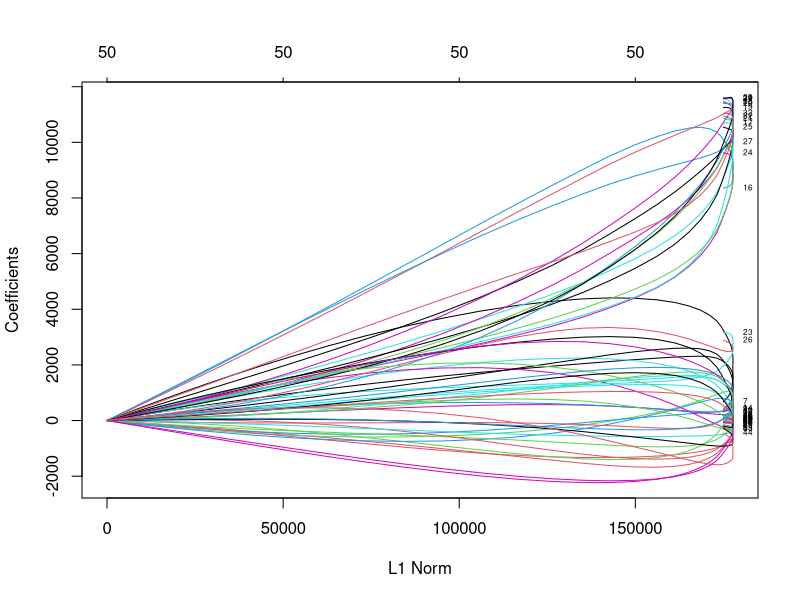
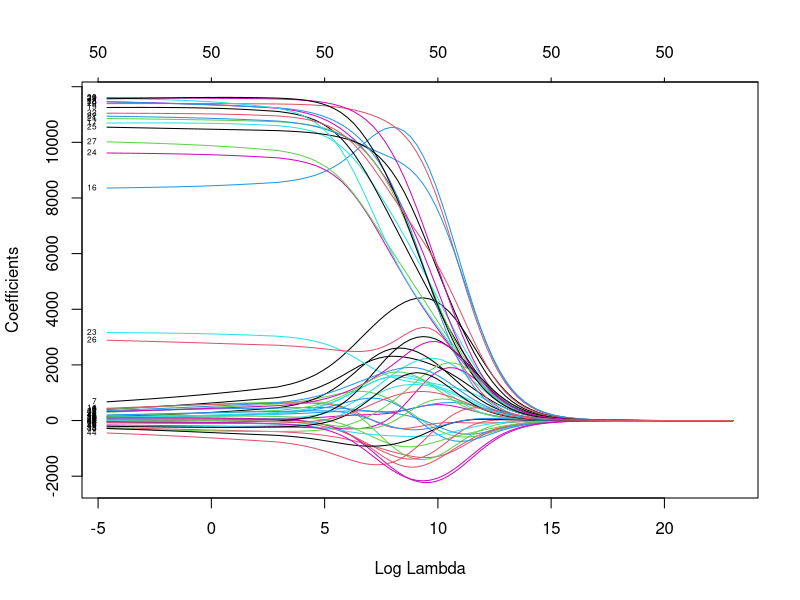
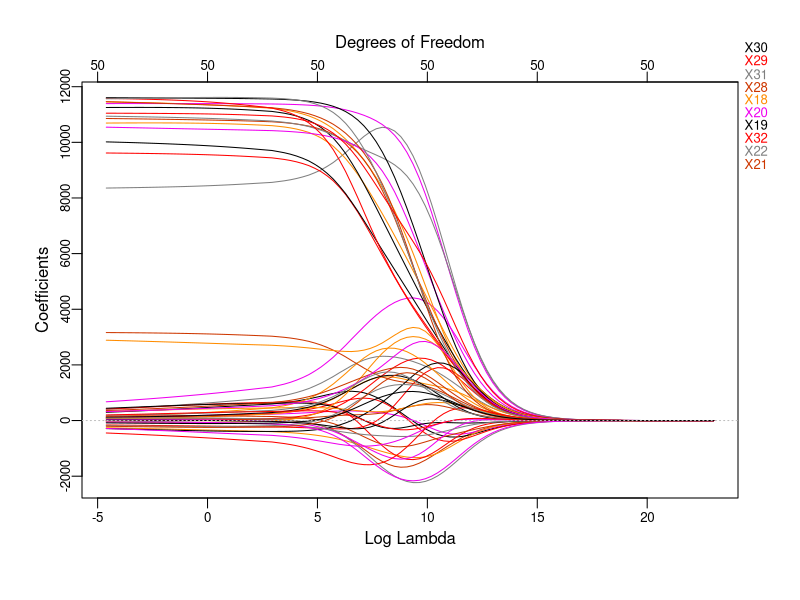
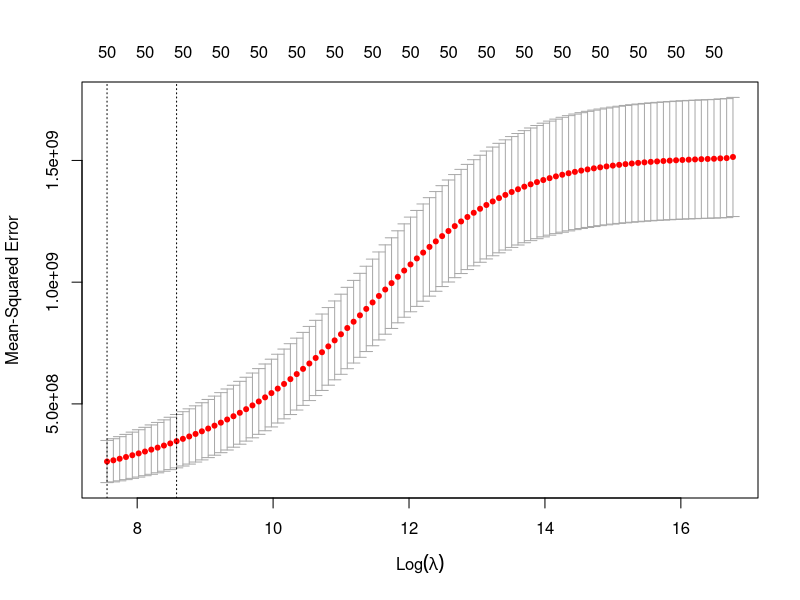

Generate these figures, in order, with R: (Note: this script raises an error after producing the figures.)
### Ragionando su quali regressori utilizzare ###

# Scartiamo a priori la tecnica di OLS poichè l'ordine di grandezza di p è circa pari a quello di n,
# quindi la varianza potrebbe aumentare e raggiungere l'overfitting.
# In questi casi, può essere più opportuno utilizzare metodi di regressione più robusti o regolarizzati,
# come la regressione ridge o la regressione lasso, che possono aiutare a gestire il problema di overfitting
# e migliorare la robustezza del modello.
# Prendiamo i valori dei coefficienti dei predictors che hanno un t-value maggiore e un Pr[|t|] minore;


# dato che l'ordine di grandezza di p è circa uguale a quella di n applicare OLS non è
# l'ideale perché la varianza diventa più grande e possiamo avere overfitting oltre a
# produrre stime completamente sballata

# Quando abbiamo un gran numero di predittori X nel modello, generalmente ce ne saranno molti
# che hanno scarso effetto o addirittura nessun effetto su Y. Lasciare queste variabili nel
# modello rende più difficile vedere le relazioni reali tra i predittori e la variabile dipendente
# (non vediamo bene il "quadro generale"), ed è difficile apprezzare l'effetto delle
# "variabili rilevanti" che descrivono Y. Il modello sarebbe più facile da interpretare rimuovendo
# le variabili non importanti, ovvero impostando i loro coefficienti a zero


####################################################
####################### Setup ######################
####################################################

library(glmnet)
library(plotmo)

# Carichiamo il dataset
data = read.csv("RegressionDataset_DA_group1.csv", header=T, na.strings ="?")

head(data)
# unique(unlist (lapply (Auto, function (x) which (is.na (x))))) #To find all the rows in a data frame with at least one NA
data=na.omit(data)

# Creo i due set
set.seed(1985) # Utilizziamo un seed fissato per la riprodurre l'esperimento

# Salvo in x e y i valori dell'intero dataset
x = model.matrix(Y~., data)[,-1] # Salvo in x tutti i valori tranne quelli di Y
y = data$Y # Salvo in y i valori della colonna Y

#library(ISLR)
#Hitters=na.omit(Hitters)
#x = model.matrix(Salary~., Hitters)[,-1] # without 1's
#y = Hitters$Salary

train=sample(1:nrow(x), 0.8*nrow(x)) # another typical approach to sample
test=(-train)
y.test=y[test]

#parameters
grid=10^seq(10,-2,length=100)
lambda_values <- seq(from = 0.0001, to = 10, by = 0.001)
set.seed (1985)

####################################################
###################### Ridge #######################
####################################################
ridge.mod=glmnet(x[train,],y[train],alpha=0,lambda=grid) # si esegue la refressione ridge
dev.new()
plot(ridge.mod,label = T)
dev.new()
plot(ridge.mod,label = T, xvar = "lambda")
dev.new(); plot_glmnet(ridge.mod, xvar = "lambda")
dim(coef(ridge.mod)) # dimensione dei coefficienti

############# perform cross-validation #############
# in particolare si usa un approccio di k-fold cross validation
cv.out=cv.glmnet(x[train,],y[train],alpha=0, nfolds=10)
dev.new()
plot(cv.out)
bestlam=cv.out$lambda.min; print(bestlam);print(log(bestlam))
# 1se sta per one standard error
print(cv.out$lambda.1se)
print(log(cv.out$lambda.1se))


ridge.pred = predict(ridge.mod, s=10, newx=x[test,])
min <- mean((ridge.pred-y.test)^2); mse_ridge
lambda_def=10
i=0
i
lambda_def
min
for (i in 1:length(lambda_values)) {
  # Effettuiamo la predizione utilizzando Ridge col migliore lambda
  ridge.pred = predict(ridge.mod, s=lambda_values[i], newx=x[test,])
  mse_ridge <- mean((ridge.pred-y.test)^2); mse_ridge
  if(mse_ridge<=min){
    min=mse_ridge
    lambda_def=lambda_values[i]
  }
}
i
lambda_def
min


# Effettuiamo la predizione utilizzando Ridge con lambda=0
ridge.pred=predict(ridge.mod,s=0,newx=x[test,],exact=T,x=x[train,],y=y[train])
mse_lm <- mean((ridge.pred-y.test)^2); mse_lm

# This represents a further improvement over the test MSE when lambda=4.
# Finally refit our ridge regression model on the full data set with the best lambda
out=glmnet(x,y,alpha=0)
ridge.coef = predict(out,type="coefficients",s=0)[1:51,]

# As expected, none of the coefficients are zero
# ridge regression does not perform variable selection!
dev.new()
plot(out,label = T, xvar = "lambda")
#install.packages("plotmo")

dev.new()
plot_glmnet(out)

####################################################
################### Print Results ##################
####################################################

# Given the evidence taken from the values in the summary, we can arrive at the number of most important predictors, which is 17.
# In particular, the predictors with bigger t-value and smaller Pr(>|t|) were choosen.
n <- 17 # number of top predictors you want to save
top_n <- which(ridge.coef >= sort(ridge.coef, decreasing = TRUE)[n])
# Finally, we took the vector with the best predictors estimate, we diveded by 100 and and we make the conversation in ASCII.
predictors_ridge <- round(ridge.coef[top_n]/100, digits = 0)
intToUtf8(predictors_ridge)

####################################################
###################### LASSO #######################
####################################################
# use the argument alpha = 1 to perform lasso
lasso.mod = glmnet(x[train,], y[train], alpha=1, lambda=grid)
dev.new()
plot(lasso.mod,label = T)
dev.new()
plot(lasso.mod,label = T, xvar = "lambda")
dev.new(); plot_glmnet(lasso.mod, xvar = "lambda")

# perform cross-validation
cv.out=cv.glmnet(x[train,],y[train], alpha=1)
dev.new()
plot(cv.out)
bestlam=cv.out$lambda.min; print(bestlam);print(log(bestlam))
print(cv.out$lambda.1se)
print(log(cv.out$lambda.1se))

# fit model using glmnet
fit = cv.glmnet(x[train,], y[train], alpha = 1)

# plot cross-validated MSE versus log(lambda)
plot(fit)

lasso.pred=predict(lasso.mod,s=bestlam ,newx=x[test,])
mse_lasso <- mean((lasso.pred-y.test)^2); mse_lasso

# wrt lm
lasso.pred=predict(lasso.mod,s=0,newx=x[test,],exact=T,x=x[train,],y=y[train])
mse_lm <- mean((lasso.pred-y.test)^2); mse_lm

# However, the lasso has a substantial advantage:
# some of the 19 coefficient estimates are exactly zero (12 on the text).
out=glmnet(x,y,alpha=1,lambda=grid)
lasso.coef=predict(out,type="coefficients",s=bestlam)[1:51,]
lasso.coef[lasso.coef!=0]
cat("Number of coefficients equal to 0:",sum(lasso.coef==0),"\n")

####################################################
################### Print Results ##################
####################################################
# Given the evidence taken from the values in the summary, we can arrive at the number of most important predictors, which is 17.
# In particular, the predictors with bigger t-value and smaller Pr(>|t|) were choosen.
n <- 17 # number of top predictors you want to save, based on the previous parameters
top_n <- which(lasso.coef >= sort(lasso.coef, decreasing = TRUE)[n])
# Finally, we took the vector with the best predictors estimate, we diveded by 100 and and we make the conversation in ASCII.
predictors_lasso <- round(lasso.coef[top_n]/100, digits = 0)
intToUtf8(predictors_lasso)


####################################################
################### Elastic Net ####################
####################################################
#for (alp in seq(0.1,0.9,by=0.1)) {
alp <- 0.5
enet.mod = glmnet(x[train,], y[train], alpha=alp, lambda=grid)
dev.new()
plot(enet.mod,label = T)
dev.new()
plot(enet.mod,label = T, xvar = "lambda")
plot_glmnet(enet.mod, xvar = "lambda")
# CV
cv.out=cv.glmnet(x[train,], y[train],alpha=alp,nfolds = 5)
dev.new()
plot(cv.out)
bestlam_enet=cv.out$lambda.min; print(bestlam_enet);print(log(bestlam_enet))
print(cv.out$lambda.1se)
print(log(cv.out$lambda.1se))
enet.pred=predict(enet.mod,s=bestlam_enet ,newx=x[test,])
mse_enet <- mean((enet.pred-y.test)^2)
print(mse_enet)
#}
elasticNet.coeff =predict(enet.mod,type="coefficients",s=bestlam_enet)[1:51,]


####################################################
################### Print Results ##################
####################################################

# Given the evidence taken from the values in the summary, we can arrive at the number of most important predictors, which is 17.
# In particular, the predictors with bigger t-value and smaller Pr(>|t|) were choosen.
n <- 17 # number of top predictors you want to save, based on the previous parameters
top_n <- which(elasticNet.coeff >= sort(elasticNet.coeff, decreasing = TRUE)[n])
# Finally, we took the vector with the best predictors estimate, we diveded by 100 and and we make the conversation in ASCII.
predictors_elasticNet <- round(elasticNet.coeff[top_n]/100, digits = 0)
intToUtf8(predictors_elasticNet)
